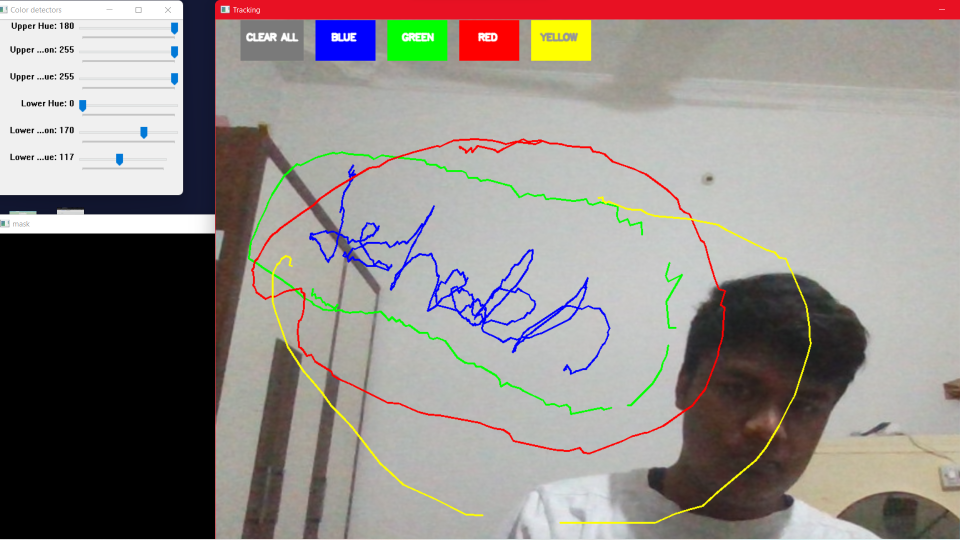
#> input picture 1.png, 1920 x 1080 px, given in place of the camera (shown at 1/2 size)
$ python Virtual-Painting.py
#> lines starting #> are read from the running program, lines starting #| are printed output that depends on the picture; after the words box and inside, x2 and y2 are one past the last pixel; in counts of white or black regions, pixels touching at a corner belong together
import numpy as np
import cv2
from collections import deque

#default called trackbar function
def setValues(x):
   print("")


# Creating the trackbars needed for adjusting the marker colour
cv2.namedWindow("Color detectors")
cv2.createTrackbar("Upper Hue", "Color detectors", 153, 180,setValues)
cv2.createTrackbar("Upper Saturation", "Color detectors", 255, 255,setValues)
cv2.createTrackbar("Upper Value", "Color detectors", 255, 255,setValues)
cv2.createTrackbar("Lower Hue", "Color detectors", 64, 180,setValues)
cv2.createTrackbar("Lower Saturation", "Color detectors", 72, 255,setValues)
cv2.createTrackbar("Lower Value", "Color detectors", 49, 255,setValues)


# Giving different arrays to handle colour points of different colour
bpoints = [deque(maxlen=1024)]
gpoints = [deque(maxlen=1024)]
rpoints = [deque(maxlen=1024)]
ypoints = [deque(maxlen=1024)]

# These indexes will be used to mark the points in particular arrays of specific colour
blue_index = 0
green_index = 0
red_index = 0
yellow_index = 0

#The kernel to be used for dilation purpose
kernel = np.ones((5,5),np.uint8)

colors = [(255, 0, 0), (0, 255, 0), (0, 0, 255), (0, 255, 255)]
colorIndex = 0

# Here is code for Canvas setup
paintWindow = np.zeros((471,636,3)) + 255
paintWindow = cv2.rectangle(paintWindow, (40,1), (140,65), (0,0,0), 2)
paintWindow = cv2.rectangle(paintWindow, (160,1), (255,65), colors[0], -1)
paintWindow = cv2.rectangle(paintWindow, (275,1), (370,65), colors[1], -1)
paintWindow = cv2.rectangle(paintWindow, (390,1), (485,65), colors[2], -1)
paintWindow = cv2.rectangle(paintWindow, (505,1), (600,65), colors[3], -1)

cv2.putText(paintWindow, "CLEAR", (49, 33), cv2.FONT_HERSHEY_SIMPLEX, 0.5, (0, 0, 0), 2, cv2.LINE_AA)
cv2.putText(paintWindow, "BLUE", (185, 33), cv2.FONT_HERSHEY_SIMPLEX, 0.5, (255, 255, 255), 2, cv2.LINE_AA)
cv2.putText(paintWindow, "GREEN", (298, 33), cv2.FONT_HERSHEY_SIMPLEX, 0.5, (255, 255, 255), 2, cv2.LINE_AA)
cv2.putText(paintWindow, "RED", (420, 33), cv2.FONT_HERSHEY_SIMPLEX, 0.5, (255, 255, 255), 2, cv2.LINE_AA)
cv2.putText(paintWindow, "YELLOW", (520, 33), cv2.FONT_HERSHEY_SIMPLEX, 0.5, (150,150,150), 2, cv2.LINE_AA)
cv2.namedWindow('Paint', cv2.WINDOW_AUTOSIZE)


# Loading the default webcam of PC.
cap = cv2.VideoCapture(0)

# Keep looping
while True:
    # Reading the frame from the camera
    ret, frame = cap.read()
#> frame is the input picture: shape (1080, 1920, 3); mean B, G, R 134.5, 138.3, 146

    #Flipping the frame to see same side of yours
    frame = cv2.flip(frame, 1)
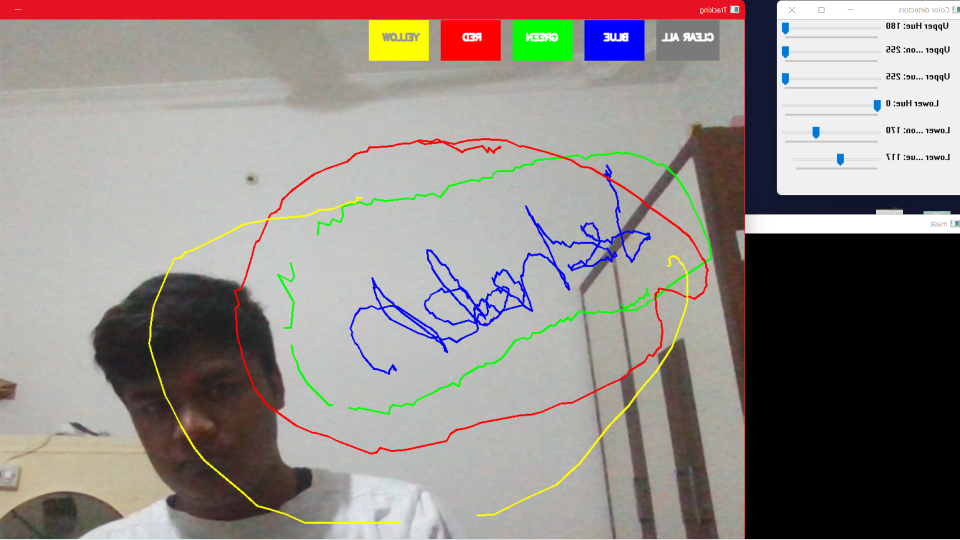
#> frame: shape (1080, 1920, 3) (shown at 1/2 size); mean B, G, R 134.5, 138.3, 146
    frame = cv2.resize(frame, None, fx=2, fy=1.8, )
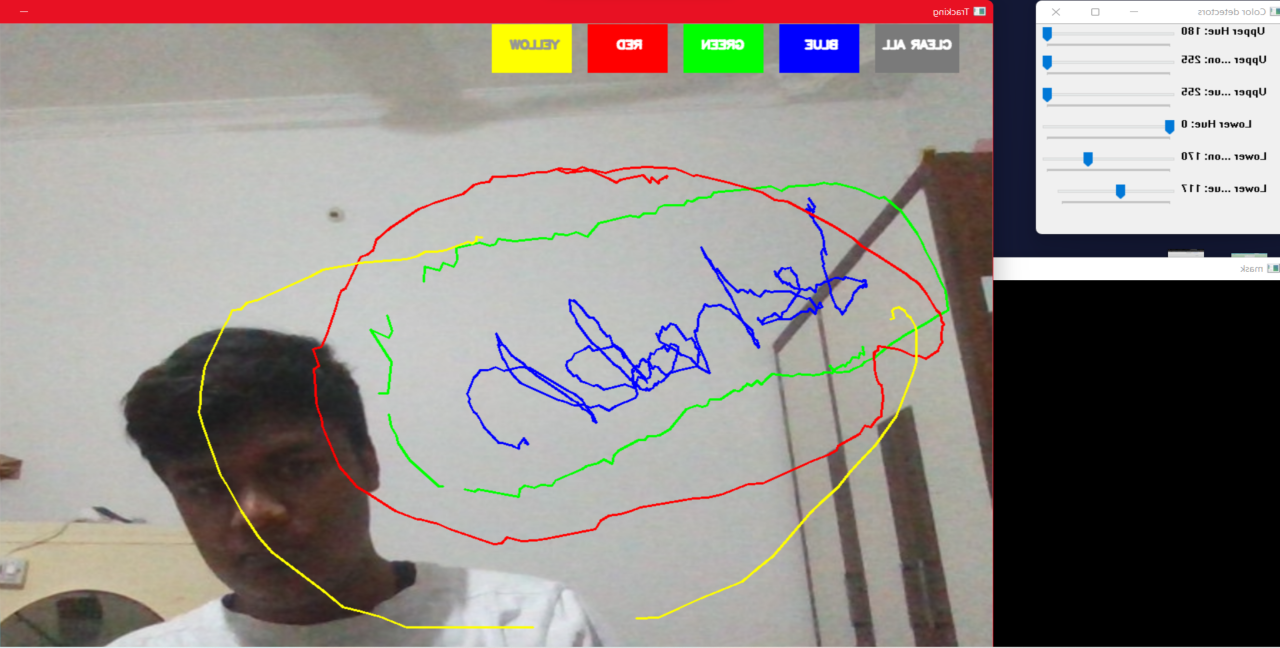
#> frame: shape (1944, 3840, 3) (shown at 1/3 size); mean B, G, R 134.5, 138.2, 145.9
    hsv = cv2.cvtColor(frame, cv2.COLOR_BGR2HSV)
#> hsv: shape (1944, 3840, 3); mean H, S, V 37.9, 32.8, 152.5


    u_hue = cv2.getTrackbarPos("Upper Hue", "Color detectors")
    u_saturation = cv2.getTrackbarPos("Upper Saturation", "Color detectors")
    u_value = cv2.getTrackbarPos("Upper Value", "Color detectors")
    l_hue = cv2.getTrackbarPos("Lower Hue", "Color detectors")
    l_saturation = cv2.getTrackbarPos("Lower Saturation", "Color detectors")
    l_value = cv2.getTrackbarPos("Lower Value", "Color detectors")
    Upper_hsv = np.array([u_hue,u_saturation,u_value])
    Lower_hsv = np.array([l_hue,l_saturation,l_value])


    # Adding the colour buttons to the live frame for colour access
    frame = cv2.rectangle(frame, (40,1), (140,65), (122,122,122), -1)
    frame = cv2.rectangle(frame, (160,1), (255,65), colors[0], -1)
    frame = cv2.rectangle(frame, (275,1), (370,65), colors[1], -1)
    frame = cv2.rectangle(frame, (390,1), (485,65), colors[2], -1)
    frame = cv2.rectangle(frame, (505,1), (600,65), colors[3], -1)
    cv2.putText(frame, "CLEAR ALL", (49, 33), cv2.FONT_HERSHEY_SIMPLEX, 0.5, (255, 255, 255), 2, cv2.LINE_AA)
    cv2.putText(frame, "BLUE", (185, 33), cv2.FONT_HERSHEY_SIMPLEX, 0.5, (255, 255, 255), 2, cv2.LINE_AA)
    cv2.putText(frame, "GREEN", (298, 33), cv2.FONT_HERSHEY_SIMPLEX, 0.5, (255, 255, 255), 2, cv2.LINE_AA)
    cv2.putText(frame, "RED", (420, 33), cv2.FONT_HERSHEY_SIMPLEX, 0.5, (255, 255, 255), 2, cv2.LINE_AA)
    cv2.putText(frame, "YELLOW", (520, 33), cv2.FONT_HERSHEY_SIMPLEX, 0.5, (150,150,150), 2, cv2.LINE_AA)


    # Identifying the pointer by making its mask
    Mask = cv2.inRange(hsv, Lower_hsv, Upper_hsv)
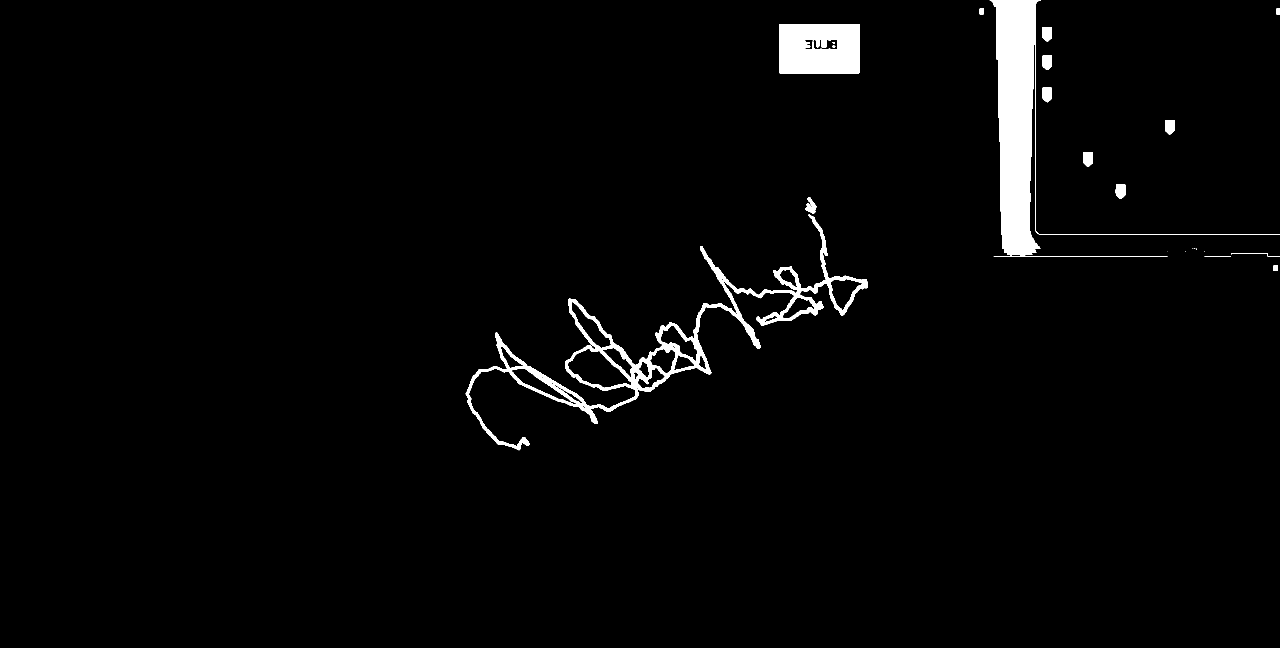
#> Mask: shape (1944, 3840) (shown at 1/3 size); 2.4% white; 24 white regions (6 under 20 px), largest, box (x1, y1, x2, y2) and area: (2969, 0, 3840, 771) 79565, (1397, 644, 2604, 1351) 58066, (2337, 72, 2579, 220) 33866
    Mask = cv2.erode(Mask, kernel, iterations=1)
#> Mask: shape (1944, 3840); 1.8% white; 14 white regions (1 under 20 px), largest, box (x1, y1, x2, y2) and area: (2975, 0, 3118, 769) 73515, (2339, 74, 2577, 218) 31399, (1400, 649, 2602, 1347) 27369
    Mask = cv2.morphologyEx(Mask, cv2.MORPH_OPEN, kernel)
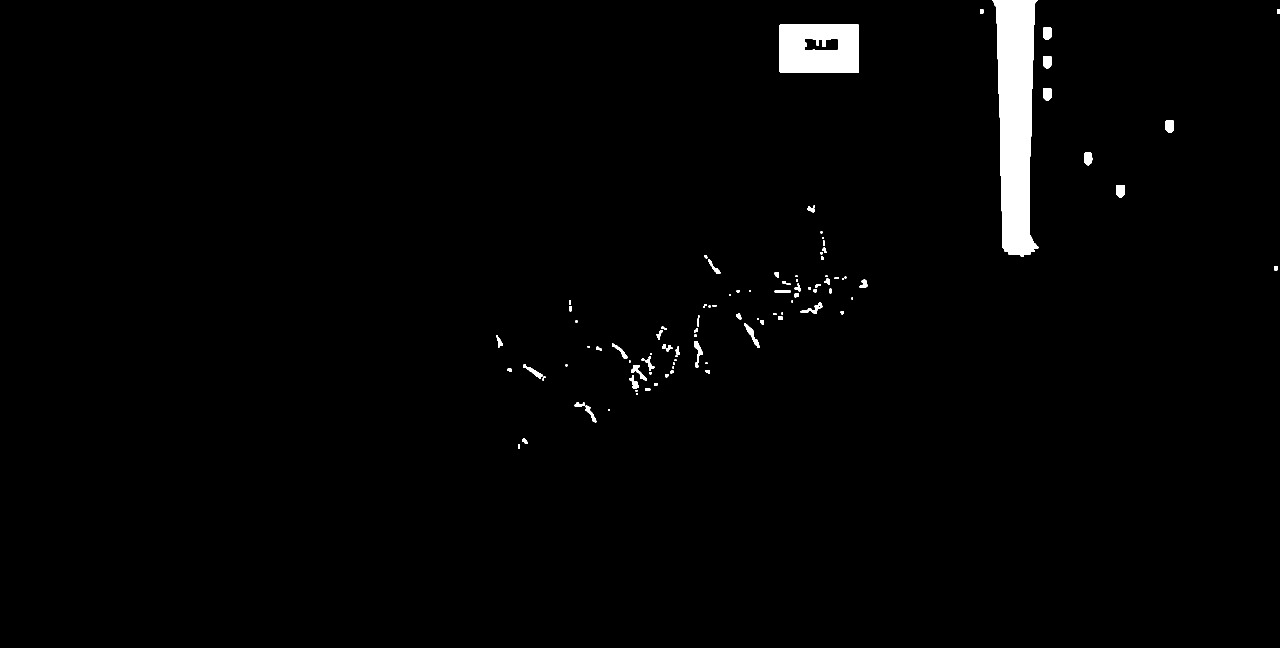
#> Mask: shape (1944, 3840) (shown at 1/3 size); 1.6% white; 108 white regions, largest, box (x1, y1, x2, y2) and area: (2977, 0, 3115, 769) 73497, (2339, 74, 2577, 218) 31346, (2232, 970, 2279, 1043) 862
    Mask = cv2.dilate(Mask, kernel, iterations=1)
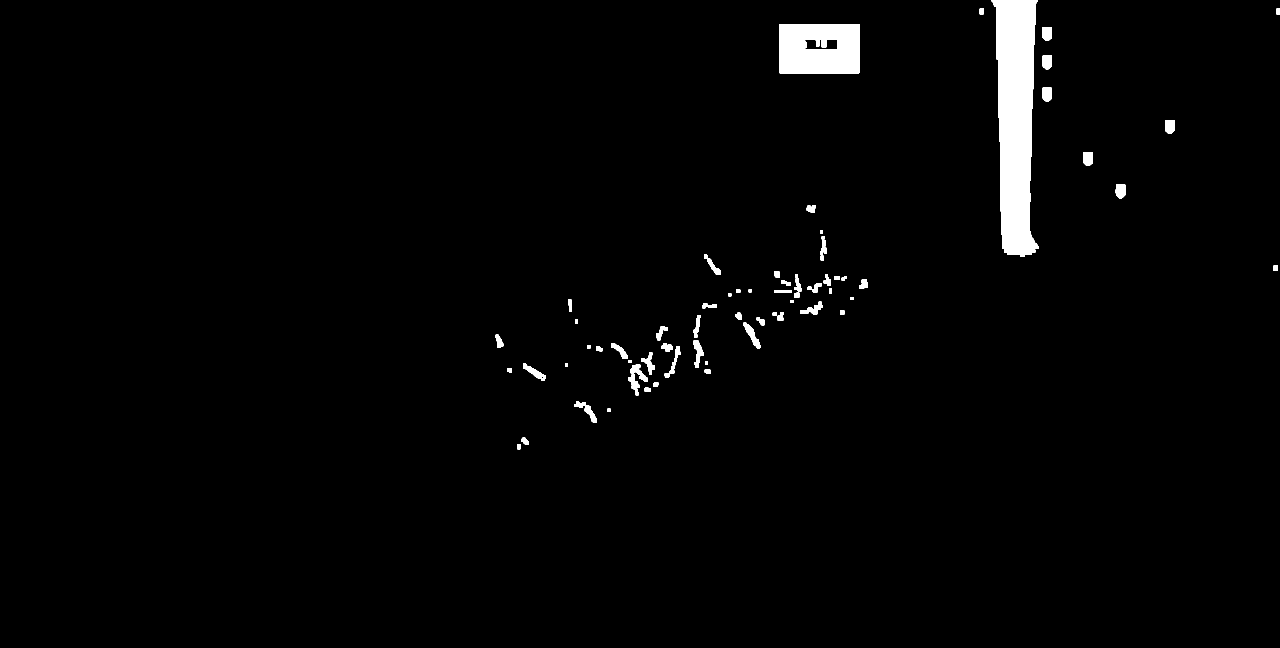
#> Mask: shape (1944, 3840) (shown at 1/3 size); 1.9% white; 82 white regions

    # Find contours for the pointer after idetifying it
    cnts,_ = cv2.findContours(Mask.copy(), cv2.RETR_EXTERNAL,
    	cv2.CHAIN_APPROX_SIMPLE)
#> cnts = 82 contours; largest, box (x1, y1, x2, y2) and area: (2975, 0, 3117, 771) 76068, (2337, 72, 2579, 220) 35422, (2230, 968, 2281, 1045) 1268, (1722, 1205, 1791, 1269) 1216, (2080, 1022, 2111, 1104) 1148
    center = None

    # Ifthe contours are formed
    if len(cnts) > 0:
    	# sorting the contours to find biggest
        cnt = sorted(cnts, key = cv2.contourArea, reverse = True)[0]
#> cnt = contour of 121 points, box (x1, y1, x2, y2) (2975, 0, 3117, 771), area 76068
        # Get the radius of the enclosing circle around the found contour
        ((x, y), radius) = cv2.minEnclosingCircle(cnt)
#> x = 3044; y = 382.5; radius = 388.6
        # Draw the circle around the contour
        cv2.circle(frame, (int(x), int(y)), int(radius), (0, 153, 153), 4)
        # Calculating the center of the detected contour
        M = cv2.moments(cnt)
#> M = moments, m00 76067.5, centre m10/m00, m01/m00 = (3046.9, 359.9)
        center = (int(M['m10'] / M['m00']), int(M['m01'] / M['m00']))
#> center = (3046, 359)

        # Now checking if the user wants to click on any button above the screen
        if center[1] <= 65:
            if 40 <= center[0] <= 140: # Clear Button
                bpoints = [deque(maxlen=512)]
                gpoints = [deque(maxlen=512)]
                rpoints = [deque(maxlen=512)]
                ypoints = [deque(maxlen=512)]

                blue_index = 0
                green_index = 0
                red_index = 0
                yellow_index = 0

                paintWindow[67:,:,:] = 255
            elif 160 <= center[0] <= 255:
                    colorIndex = 0 # Blue
            elif 275 <= center[0] <= 370:
                    colorIndex = 1 # Green
            elif 390 <= center[0] <= 485:
                    colorIndex = 2 # Red
            elif 505 <= center[0] <= 600:
                    colorIndex = 3 # Yellow
        else :
            if colorIndex == 0:
                bpoints[blue_index].appendleft(center)
            elif colorIndex == 1:
                gpoints[green_index].appendleft(center)
            elif colorIndex == 2:
                rpoints[red_index].appendleft(center)
            elif colorIndex == 3:
                ypoints[yellow_index].appendleft(center)
    # Append the next deques when nothing is detected to avois messing up
    else:
        bpoints.append(deque(maxlen=512))
        blue_index += 1
        gpoints.append(deque(maxlen=512))
        green_index += 1
        rpoints.append(deque(maxlen=512))
        red_index += 1
        ypoints.append(deque(maxlen=512))
        yellow_index += 1

    # Draw lines of all the colors on the canvas and frame
    points = [bpoints, gpoints, rpoints, ypoints]
    for i in range(len(points)):
        for j in range(len(points[i])):
            for k in range(1, len(points[i][j])):
                if points[i][j][k - 1] is None or points[i][j][k] is None:
                    continue
                cv2.line(frame, points[i][j][k - 1], points[i][j][k], colors[i], 2)
                cv2.line(paintWindow, points[i][j][k - 1], points[i][j][k], colors[i], 2)
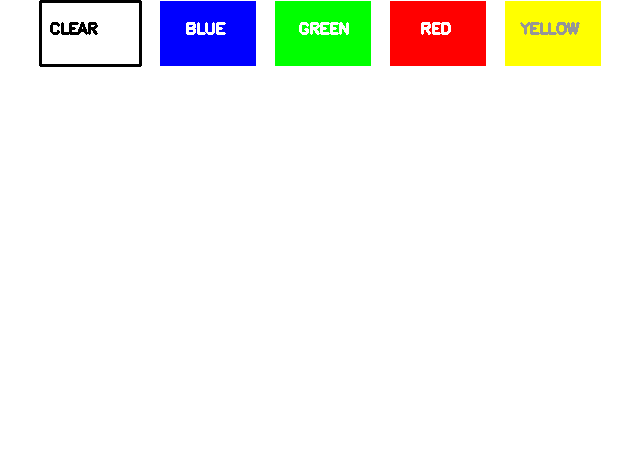
#> paintWindow: shape (471, 636, 3) float64; mean B, G, R 238.7, 243.6, 243.7

    # Show all the windows
    cv2.imshow("Tracking", frame)
    cv2.imshow("Paint", paintWindow)
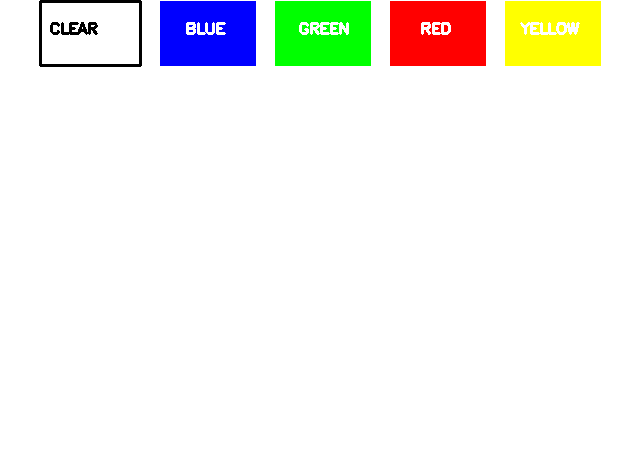
#> window 'Paint': shape (471, 636, 3); mean B, G, R 238.9, 243.7, 243.9
    cv2.imshow("mask",Mask)

	# If the 'q' key is pressed then stop the application
    if cv2.waitKey(1) & 0xFF == ord("q"):
#> (key q is pressed here)
        break

# Release the camera and all resources
cap.release()
cv2.destroyAllWindows()
